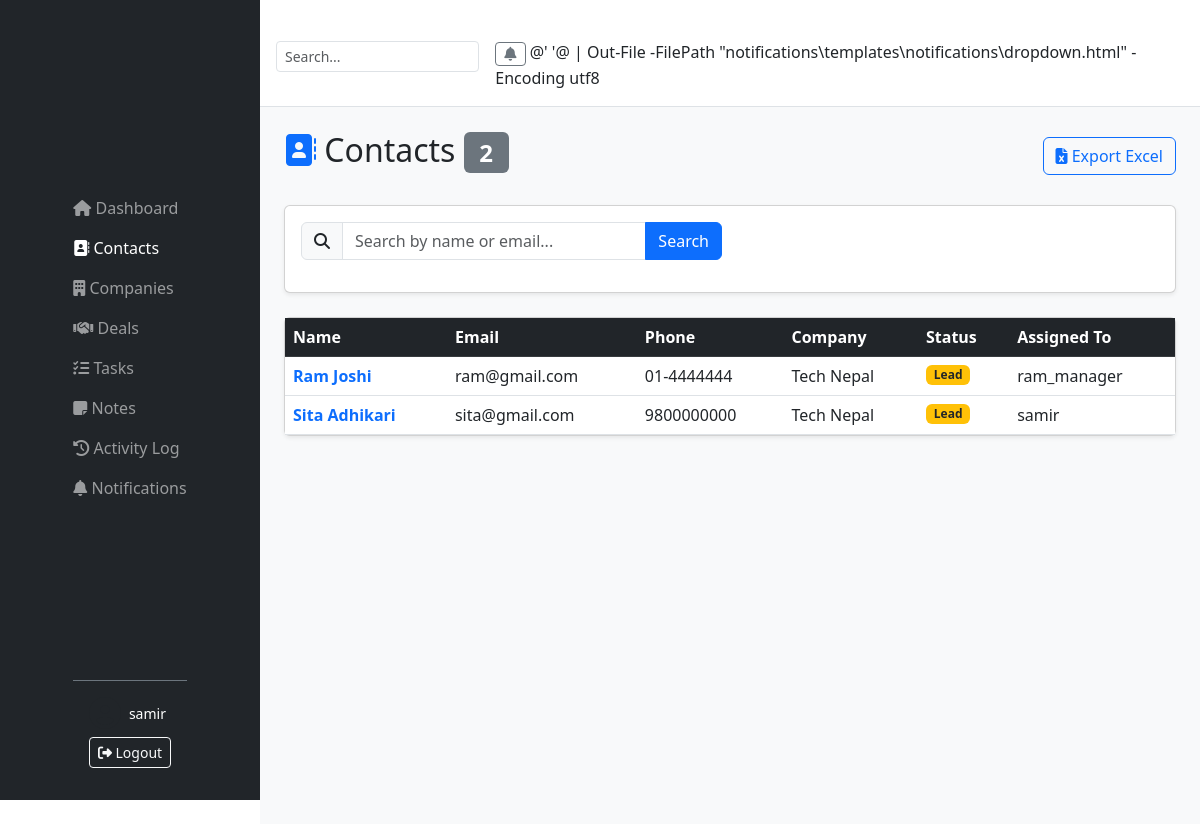
Screenshot of /contacts/ (signed in) with the database file from the repository.
### contacts/models.py (models this page shows, shortened)
class Contact(models.Model):
    STATUS_CHOICES = [
        ('lead', 'Lead'),
        ('customer', 'Customer'),
        ('partner', 'Partner'),
    ]
    first_name = models.CharField(max_length=50)
    last_name = models.CharField(max_length=50)
    email = models.EmailField(unique=True)
    phone = models.CharField(max_length=20, blank=True)
    company = models.CharField(max_length=100, blank=True)
    job_title = models.CharField(max_length=100, blank=True)
    status = models.CharField(max_length=20, choices=STATUS_CHOICES, default='lead')
    assigned_to = models.ForeignKey(User, on_delete=models.SET_NULL, null=True, blank=True)
    notes = models.TextField(blank=True)
    created_at = models.DateTimeField(auto_now_add=True)
    @property
    def full_name(self):
        return f"{self.first_name} {self.last_name}"

### contacts/views.py (the view, shortened to what this page needs)
# urls.py: path('', views.contact_list, name='contact_list'),
@login_required
def contact_list(request):
    if request.user.groups.filter(name="Sales Rep").exists():
        contacts = Contact.objects.filter(
            assigned_to=request.user
        )
    else:
        contacts = Contact.objects.all()
    search = request.GET.get("search")
    context = {
        "contacts": contacts,
        "total": contacts.count(),
        "is_admin": request.user.groups.filter(
            name="Admin"
        ).exists(),
        "is_manager": request.user.groups.filter(
            name__in=["Admin", "Sales Manager"]
        ).exists(),
    }
    return render(
        request,
        "contacts/contact_list.html",
        context
    )

### notifications/context_processors.py (called while the page is built)
def notification_context(request):
    if request.user.is_authenticated:
        unread_count = request.user.notifications.filter(is_read=False).count()
        latest_notifications = request.user.notifications.all()[:5]
        return {
            'unread_count': unread_count,
            'latest_notifications': latest_notifications,
        }
    return {}

### contacts/templates/contacts/contact_list.html (shortened to what this page needs)
{% extends 'base.html' %}
{% block content %}
<div class="d-flex justify-content-between align-items-center mb-4">
    <h2><i class="fas fa-address-book text-primary"></i> Contacts <span class="badge bg-secondary">{{ total }}</span></h2>
    <div>
        <a href="{% url 'export_contacts' %}" class="btn btn-outline-primary"><i class="fas fa-file-excel"></i> Export Excel</a>
    </div>
</div>
<div class="card mb-4 shadow-sm">
    <div class="card-body">
        <form method="get" class="row g-3">
            <div class="col-md-6">
                <div class="input-group">
                    <span class="input-group-text"><i class="fas fa-search"></i></span>
                    <input type="text" name="search" class="form-control" placeholder="Search by name or email..." value="{{ request.GET.search }}">
                    <button type="submit" class="btn btn-primary">Search</button>
                </div>
            </div>
        </form>
    </div>
</div>
<div class="card shadow-sm">
    <div class="table-responsive">
        <table class="table table-hover mb-0">
            <thead class="table-dark">
                <tr>
                    <th>Name</th>
                    <th>Email</th>
                    <th>Phone</th>
                    <th>Company</th>
                    <th>Status</th>
                    <th>Assigned To</th>
                </tr>
            </thead>
            <tbody>
                {% for contact in contacts %}
                <tr>
                    <td>
                        <a href="{% url 'contact_detail' contact.pk %}" class="text-decoration-none fw-bold">
                            {{ contact.full_name }}
                        </a>
                    </td>
                    <td>{{ contact.email }}</td>
                    <td>{{ contact.phone|default:"-" }}</td>
                    <td>{{ contact.company|default:"-" }}</td>
                    <td>
                        {% if contact.status == 'lead' %}
                            <span class="badge bg-warning text-dark">Lead</span>
                        {% elif contact.status == 'customer' %}
                            <span class="badge bg-success">Customer</span>
                        {% else %}
                            <span class="badge bg-secondary">{{ contact.status }}</span>
                        {% endif %}
                    </td>
                    <td>{{ contact.assigned_to|default:"Unassigned" }}</td>
                </tr>
                {% endfor %}
            </tbody>
        </table>
    </div>
</div>
{% endblock %}

### templates/base.html (shortened to what this page needs)
﻿{% load static %}
<!DOCTYPE html>
<html lang="en">
<head>
    <link href="https://cdn.jsdelivr.net/npm/bootstrap@5.3.0/dist/css/bootstrap.min.css" rel="stylesheet">
    <link rel="stylesheet" href="https://cdnjs.cloudflare.com/ajax/libs/font-awesome/6.4.0/css/all.min.css">
    <link rel="stylesheet" href="{% static 'css/custom.css' %}">
</head>
<body>
    <nav class="navbar navbar-expand-lg navbar-dark bg-dark fixed-top" style="height: 100vh; width: 260px; flex-direction: column; align-items: stretch; padding: 0; z-index: 1030; display: flex; flex-direction: column;">
        <div class="container-fluid d-flex flex-column h-100">
            <div class="collapse navbar-collapse" id="sidebarNav" style="flex-grow: 1; overflow-y: auto;">
                <ul class="navbar-nav flex-column w-100 pt-3">
                    <li class="nav-item">
                        <a class="nav-link {% if request.resolver_match.url_name == 'dashboard' %}active{% endif %}" href="{% url 'dashboard' %}">
                            <i class="fas fa-home"></i> Dashboard
                        </a>
                    </li>
                    <li class="nav-item">
                        <a class="nav-link {% if request.resolver_match.url_name == 'contact_list' %}active{% endif %}" href="{% url 'contact_list' %}">
                            <i class="fas fa-address-book"></i> Contacts
                        </a>
                    </li>
                    <li class="nav-item">
                        <a class="nav-link {% if request.resolver_match.url_name == 'company_list' %}active{% endif %}" href="{% url 'company_list' %}">
                            <i class="fas fa-building"></i> Companies
                        </a>
                    </li>
                    <li class="nav-item">
                        <a class="nav-link {% if request.resolver_match.url_name == 'deal_list' %}active{% endif %}" href="{% url 'deal_list' %}">
                            <i class="fas fa-handshake"></i> Deals
                        </a>
                    </li>
                    <li class="nav-item">
                        <a class="nav-link {% if request.resolver_match.url_name == 'task_list' %}active{% endif %}" href="{% url 'task_list' %}">
                            <i class="fas fa-tasks"></i> Tasks
                        </a>
                    </li>
                    <li class="nav-item">
                        <a class="nav-link {% if request.resolver_match.url_name == 'note_list' %}active{% endif %}" href="{% url 'note_list' %}">
                            <i class="fas fa-sticky-note"></i> Notes
                        </a>
                    </li>
                    <li class="nav-item">
                        <a class="nav-link {% if request.resolver_match.url_name == 'activity_list' %}active{% endif %}" href="{% url 'activity_list' %}">
                            <i class="fas fa-history"></i> Activity Log
                        </a>
                    </li>
                    <li class="nav-item">
                        <a class="nav-link {% if request.resolver_match.url_name == 'list' and request.resolver_match.namespace == 'notifications' %}active{% endif %}" href="{% url 'notifications:list' %}">
                            <i class="fas fa-bell"></i> Notifications
                        </a>
                    </li>
                </ul>
            </div>
            {% if user.is_authenticated %}
            <div class="mt-auto p-3 border-top border-secondary">
                <div class="d-flex align-items-center">
                    <i class="fas fa-user-circle fa-2x me-2"></i>
                    <div>
                        <div class="text-white small">{{ user.username }}</div>
                    </div>
                </div>
                <form method="post" action="{% url 'logout' %}" class="mt-2">
                    <button type="submit" class="btn btn-outline-light btn-sm w-100">
                        <i class="fas fa-sign-out-alt"></i> Logout
                    </button>
                </form>
            </div>
            {% endif %}
        </div>
    </nav>
    <div style="margin-left: 260px; min-height: 100vh; background: #f8f9fa;">
        <div class="bg-white border-bottom p-3 d-flex justify-content-between align-items-center">
            <div class="d-flex align-items-center">
                <form class="d-flex me-3" role="search">
                    <input class="form-control form-control-sm" type="search" placeholder="Search..." aria-label="Search">
                </form>
                {% if user.is_authenticated %}
                <div class="dropdown">
                    <a class="btn btn-outline-secondary btn-sm position-relative" href="#" role="button" data-bs-toggle="dropdown">
                        <i class="fas fa-bell"></i>
                    </a>
                    {% include 'notifications/dropdown.html' %}
                </div>
                {% endif %}
            </div>
        </div>
        <div class="container-fluid p-4">
            {% block content %}{% endblock %}
        </div>
    </div>
</body>
</html>

### rows the page displays
Contact: full_name "Ram Joshi", email "ram@gmail.com", phone "01-4444444", company "Tech Nepal", status "Lead", assigned_to "ram_manager"
Contact: full_name "Sita Adhikari", email "sita@gmail.com", phone "9800000000", company "Tech Nepal", status "Lead", assigned_to "samir"

### other values shown
{{ user.username }} "samir"
{{ total }} "2"
